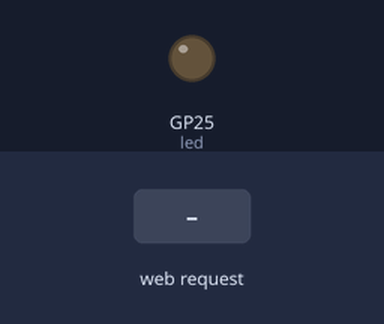
This program was run on a simulated Raspberry Pi Pico running MicroPython. On the bench: output pins drawn as LEDs (lit = HIGH). Inputs (shaded band) come from the test bench. The board's own WiFi access point starts at once; what the program prints to the serial console is not drawn.

Above: at 1.2 s.
1.3 s: HTTP request GET /ledon received
At 2.3 s:
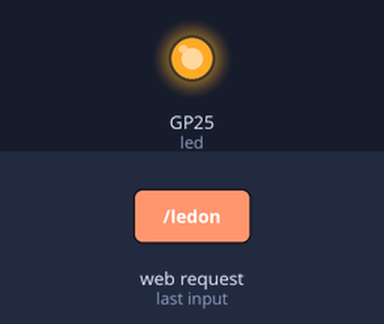
2.8 s: HTTP request GET /ledoff received
At 3.5 s:
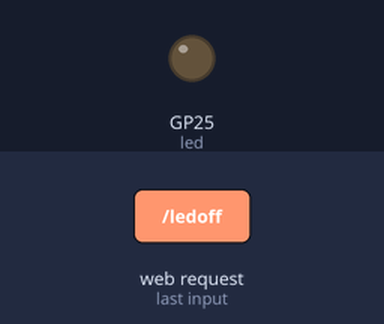
Timing chart, 0 to 5.8 s (numbered marks = the images above; inputs shaded):
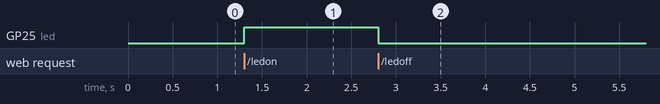

Measured:
- after the input at 1.3 s, GP25 (led): LOW → HIGH at once
- after the input at 2.8 s, GP25 (led): HIGH → LOW at once

The program:

web-temp-webpage-ap.py
```python
import network
import socket
import time
from machine import Pin
import rp2

rp2.country("JP")

led = Pin("LED", Pin.OUT)

ssid = "pico-w-AP"
password = "12345678"

def connect_ap():
    ap = network.WLAN(network.AP_IF)
    ap.config(essid=ssid, password=password)
    ap.active(True)

    while ap.active() == False:
        time.sleep(0.1)

    ip = ap.ifconfig()

#    print("ip address = ", ip[0])
#    print("netmask = ", ip[1])
#    print("gateway = ", ip[2])
#    print("dns = ", ip[3])

    return ip[0]

def open_socket():
    address = socket.getaddrinfo("0.0.0.0", 80)[0][-1]

    connection = socket.socket()
    connection.setsockopt(socket.SOL_SOCKET, socket.SO_REUSEADDR, 1)

    connection.bind(address)
    connection.listen(1)

#    print(connection)

    return connection

def webpage(temperature, humidity):
    html = f"""<!DOCTYPE html>
<html>
    <head>
        <meta charset="UTF-8">
        <meta name="viewport" content="width=device-width,initial-scale=1.0">
        <meta http-equiv="refresh" content="5">
    </head>
    <body>
        <p style="font-size: 2em;">温度は{temperature}℃、湿度は{humidity}％</p>
    </body>
</html>
"""
    return html

def serve(connection):
    while True:
        client = connection.accept()[0]

        try:
            request = client.recv(1024).decode()
#            print("------------------------------")
#            print(request)
            request_line = request.split()[1]

            if request_line.startswith("/ledon"):
                led.on()
            elif request_line.startswith("/ledoff"):
                led.off()

            if request_line.startswith("/favicon.ico"):
                client.send("HTTP/1.1 204 No Content\r\n\r\n".encode())
                continue

            html = webpage()
            response = "HTTP/1.1 200 OK\r\nContent-Type: text/html\r\n\r\n" + html
            client.send(response.encode())
        except:
            pass
        finally:
            client.close()

try:
    ip = connect_ap()
    print("ip address = ", ip)
    connection = open_socket()
    serve(connection)
except:
    led.off()
    try:
        connection.close()
    except:
        pass
```
